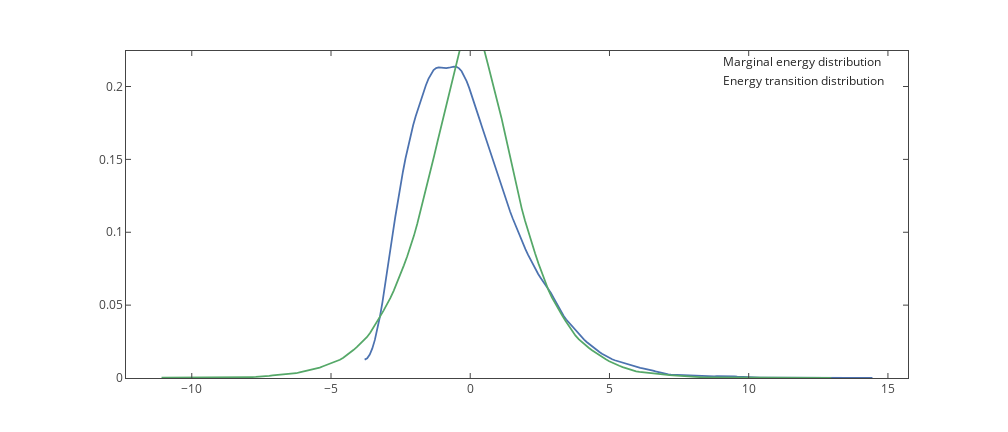

The code cell stored with this chart in its notebook:
### Code cell
py.offline.iplot_mpl(fig2)

### Figure 1 — Plotly figure (JSON) as saved in the notebook; plotly's stock layout.template omitted (floating-point values rounded to 4 significant figures; data arrays with more than 128 entries replaced by an {"elided": "..."} marker saying what was removed)
{"data": [{"line": {"color": "rgba (76, 114, 176, 1)", "dash": "solid", "width": 1.75}, "mode": "lines", "name": "Marginal energy distribution", "type": "scatter", "x": {"elided": "200 float values"}, "xaxis": "x1", "y": {"elided": "200 float values"}, "yaxis": "y1"}, {"line": {"color": "rgba (85, 168, 104, 1)", "dash": "solid", "width": 1.75}, "mode": "lines", "name": "Energy transition distribution", "type": "scatter", "x": {"elided": "200 float values"}, "xaxis": "x1", "y": {"elided": "200 float values"}, "yaxis": "y1"}], "layout": {"annotations": [{"align": "left", "font": {"color": "#262626", "size": 12}, "opacity": 1, "showarrow": false, "text": "Marginal energy distribution", "x": 0.7606, "xanchor": "left", "xref": "paper", "y": 0.9367, "yanchor": "bottom", "yref": "paper"}, {"align": "left", "font": {"color": "#262626", "size": 12}, "opacity": 1, "showarrow": false, "text": "Energy transition distribution", "x": 0.7606, "xanchor": "left", "xref": "paper", "y": 0.8784, "yanchor": "bottom", "yref": "paper"}], "autosize": false, "height": 432, "hovermode": "closest", "margin": {"b": 54, "l": 126, "pad": 0, "r": 100, "t": 51}, "showlegend": false, "width": 1008, "xaxis1": {"anchor": "y1", "domain": [0, 1], "mirror": "ticks", "nticks": 0, "range": [-12.36, 15.72], "showgrid": false, "showline": true, "side": "bottom", "ticks": "inside", "type": "linear", "zeroline": false}, "yaxis1": {"anchor": "x1", "domain": [0, 1], "mirror": "ticks", "nticks": 0, "range": [0, 0.2244], "showgrid": false, "showline": true, "side": "left", "ticks": "inside", "type": "linear", "zeroline": false}}}
